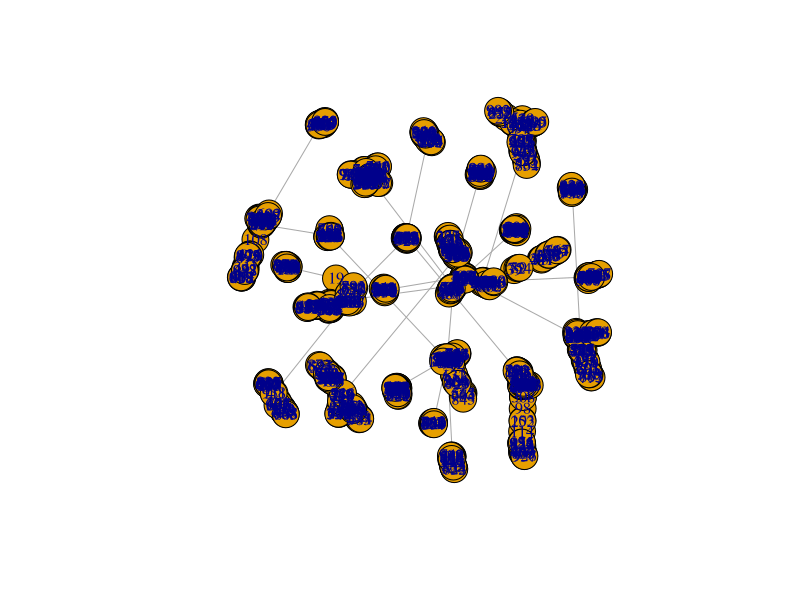
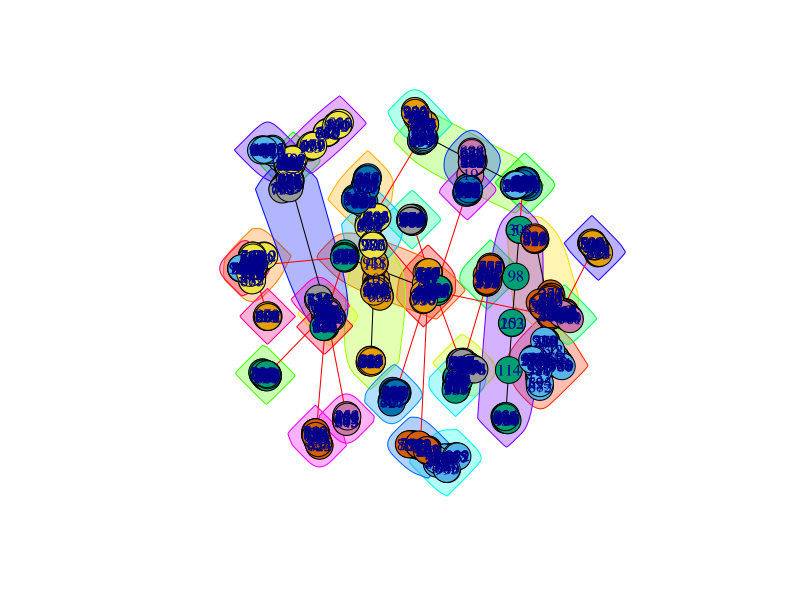

Source code (R) for these figures, in order:
# EE 219 Homework 1 Problem 2 b
# Name: Weikun Han, Duzhi Chen
# Date: 4/14/2017
# Reference:
#  - https://google.github.io/styleguide/Rguide.xml#indentation

library(igraph)

# Initial veriables
node <- 1000

# Create the undirected random network,
# whose degree distribution is proportional to x^(-3)
graph <- barabasi.game(node, directed = FALSE)

# Check the graph connectivity
if(is.connected(graph)) {

    # Print information
    cat("-------------------------Processing Finshed 1----------------------------------\n",
        "Graph whose degree distribution is proportional to x^(-3)\n",
        "Connectiveity: Conneected\n",
        "-------------------------------------------------------------------------------\n")
} else {

    # Print information
    cat("-------------------------Processing Finshed 1----------------------------------\n",
        "Graph whose degree distribution is proportional to x^(-3)\n",
        "Connectiveity: Not conneected\n",
        "-------------------------------------------------------------------------------\n")
}

# Find the giant connected component (GCC)
cluster <- clusters(graph)
gcc_index <- which.max(cluster$csize)
non_gcc_nodes <- (1:vcount(graph))[cluster$membership != gcc_index]
gcc <- delete.vertices(graph, non_gcc_nodes)

# Plot the GCC
plot(gcc)

# Use fast greedy method to find the community structure
fc <- fastgreedy.community(gcc)

# Plot the community structure
plot(fc, graph)

# Print information
cat("-------------------------Processing Finshed 2----------------------------------\n",
    "Fast greedy method to find the community structure done.\n",
    "The modularity is: ", modularity(fc), "\n",
    "-------------------------------------------------------------------------------\n")
